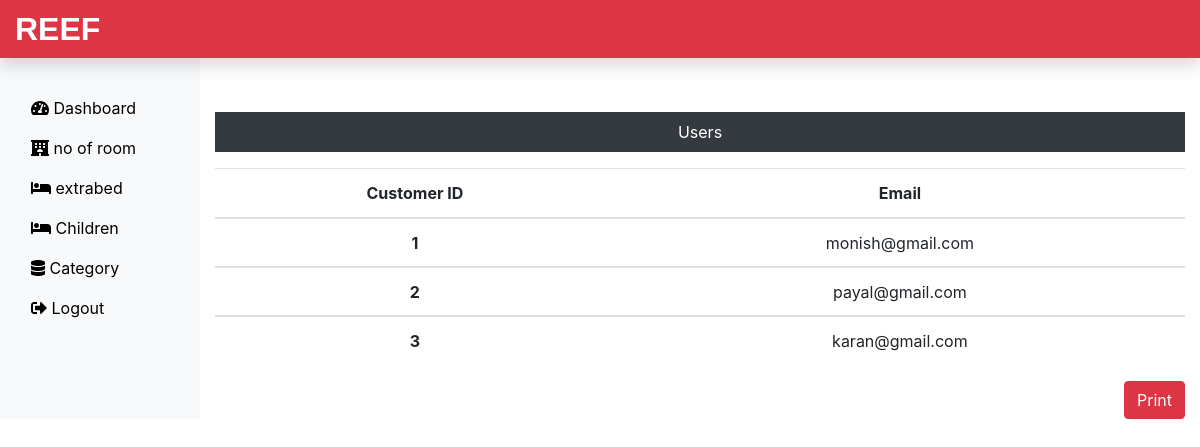
The page /admin/users.php (signed in) on the database its author committed.
### tables this page shows
CREATE TABLE `user` (
  `id` int(10) NOT NULL,
  `email` varchar(255) NOT NULL,
  `password` varchar(255) NOT NULL
);

### admin/users.php (the view, shortened to what this page needs)
<?php
include('includes/header.php');
include('db/db.php');
$select = "select * from user ";
$result = mysqli_query($con, $select);
if (mysqli_num_rows($result)>0) {
?>
<div class="col-sm-9 col-md-10 mt-5 text-center">
  <p class=" bg-dark text-white p-2 mt-4">Users</p>
  <table class="table">
    <thead>
      <tr>
        <th scope="col">Customer ID</th>
        <th scope="col">Email</th>
      </tr>
    </thead>
    <tbody>
        <?php
          while($row = mysqli_fetch_assoc($result))
          {
          ?>
      <tr>
        <th scope="row"><?php echo $row['id']; ?></th>
        <td><?php echo $row['email']; ?></td>
      </tr></tbody>
<?php }}?>
  </table>
   <td><form class="d-print-none" style="float: right;"><input class="btn btn-danger" type="submit" value="Print" onClick="window.print()"></form></td>
</div>
</div>
</div>
<?php
include('includes/footer.php');
?>

### rows shown on the page
user: id "1", email "monish@gmail.com"
user: id "2", email "payal@gmail.com"
user: id "3", email "karan@gmail.com"
